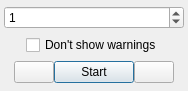
<?xml version="1.0" encoding="UTF-8"?>
<ui version="4.0">
 <class>MainFrm</class>
 <widget class="QDialog" name="MainFrm">
  <property name="geometry">
   <rect>
    <x>0</x>
    <y>0</y>
    <width>174</width>
    <height>91</height>
   </rect>
  </property>
  <property name="windowTitle">
   <string>SimpleTimer</string>
  </property>
  <property name="windowIcon">
   <iconset resource="Resources.qrc">
    <normaloff>:/SimpleTimerLogo.png</normaloff>:/SimpleTimerLogo.png</iconset>
  </property>
  <layout class="QGridLayout" name="gridLayout_2">
   <property name="margin">
    <number>0</number>
   </property>
   <property name="spacing">
    <number>0</number>
   </property>
   <item row="0" column="0">
    <widget class="QStackedWidget" name="stackedWidget">
     <property name="currentIndex">
      <number>0</number>
     </property>
     <widget class="QWidget" name="mainPage">
      <layout class="QGridLayout" name="gridLayout_4">
       <property name="margin">
        <number>4</number>
       </property>
       <property name="spacing">
        <number>4</number>
       </property>
       <item row="0" column="0" colspan="3">
        <widget class="QSpinBox" name="minSelect">
         <property name="whatsThis">
          <string>Specify how many minutes to count down from here.</string>
         </property>
         <property name="minimum">
          <number>0</number>
         </property>
         <property name="maximum">
          <number>99999999</number>
         </property>
         <property name="value">
          <number>1</number>
         </property>
        </widget>
       </item>
       <item row="1" column="0">
        <spacer name="horizontalSpacer_3">
         <property name="orientation">
          <enum>Qt::Horizontal</enum>
         </property>
         <property name="sizeHint" stdset="0">
          <size>
           <width>16</width>
           <height>20</height>
          </size>
         </property>
        </spacer>
       </item>
       <item row="1" column="1">
        <widget class="QCheckBox" name="showWarnChk">
         <property name="whatsThis">
          <string>If this is checked when &quot;Start&quot; is pressed, the &quot;5 minutes left&quot; and &quot;30 seconds left&quot; warnings will not be shown.</string>
         </property>
         <property name="text">
          <string>Don't show warnings</string>
         </property>
        </widget>
       </item>
       <item row="1" column="2">
        <spacer name="horizontalSpacer_7">
         <property name="orientation">
          <enum>Qt::Horizontal</enum>
         </property>
         <property name="sizeHint" stdset="0">
          <size>
           <width>16</width>
           <height>20</height>
          </size>
         </property>
        </spacer>
       </item>
       <item row="2" column="0" colspan="3">
        <widget class="QFrame" name="frame">
         <property name="sizePolicy">
          <sizepolicy hsizetype="Preferred" vsizetype="Fixed">
           <horstretch>0</horstretch>
           <verstretch>0</verstretch>
          </sizepolicy>
         </property>
         <layout class="QGridLayout" name="gridLayout_3">
          <property name="margin">
           <number>0</number>
          </property>
          <property name="spacing">
           <number>0</number>
          </property>
          <item row="0" column="0">
           <spacer name="horizontalSpacer_6">
            <property name="orientation">
             <enum>Qt::Horizontal</enum>
            </property>
            <property name="sizeHint" stdset="0">
             <size>
              <width>27</width>
              <height>20</height>
             </size>
            </property>
           </spacer>
          </item>
          <item row="0" column="2">
           <widget class="QPushButton" name="startBtn">
            <property name="text">
             <string>Start</string>
            </property>
           </widget>
          </item>
          <item row="0" column="4">
           <spacer name="horizontalSpacer_4">
            <property name="orientation">
             <enum>Qt::Horizontal</enum>
            </property>
            <property name="sizeHint" stdset="0">
             <size>
              <width>27</width>
              <height>20</height>
             </size>
            </property>
           </spacer>
          </item>
          <item row="0" column="1">
           <widget class="QPushButton" name="aboutSTBtn">
            <property name="whatsThis">
             <string>This button shows SimpleTimer's &quot;About&quot; dialog.</string>
            </property>
            <property name="icon">
             <iconset resource="Resources.qrc">
              <normaloff>:/SimpleTimerLogo.png</normaloff>:/SimpleTimerLogo.png</iconset>
            </property>
           </widget>
          </item>
          <item row="0" column="3">
           <widget class="QPushButton" name="aboutQtBtn">
            <property name="whatsThis">
             <string>This button shows Qt's &quot;About&quot; dialog.</string>
            </property>
            <property name="text">
             <string/>
            </property>
            <property name="icon">
             <iconset resource="Resources.qrc">
              <normaloff>:/Qt.png</normaloff>:/Qt.png</iconset>
            </property>
           </widget>
          </item>
         </layout>
        </widget>
       </item>
      </layout>
     </widget>
     <widget class="QWidget" name="timePage">
      <layout class="QGridLayout" name="gridLayout_5">
       <item row="0" column="0" colspan="2">
        <widget class="QLabel" name="timeLbl">
         <property name="whatsThis">
          <string>This label tells you how much time is left.</string>
         </property>
         <property name="text">
          <string>00 : 00</string>
         </property>
         <property name="textFormat">
          <enum>Qt::PlainText</enum>
         </property>
         <property name="alignment">
          <set>Qt::AlignCenter</set>
         </property>
        </widget>
       </item>
       <item row="1" column="0">
        <widget class="QPushButton" name="pauseBtn">
         <property name="whatsThis">
          <string>Pause/resume the timer.</string>
         </property>
         <property name="text">
          <string>Pause</string>
         </property>
        </widget>
       </item>
       <item row="1" column="1">
        <widget class="QPushButton" name="resetBtn">
         <property name="whatsThis">
          <string>Pressing this button will reset the time left to the original value.</string>
         </property>
         <property name="text">
          <string>Reset Time</string>
         </property>
        </widget>
       </item>
      </layout>
     </widget>
    </widget>
   </item>
  </layout>
 </widget>
 <layoutdefault spacing="6" margin="11"/>
 <resources>
  <include location="Resources.qrc"/>
 </resources>
 <connections/>
</ui>
